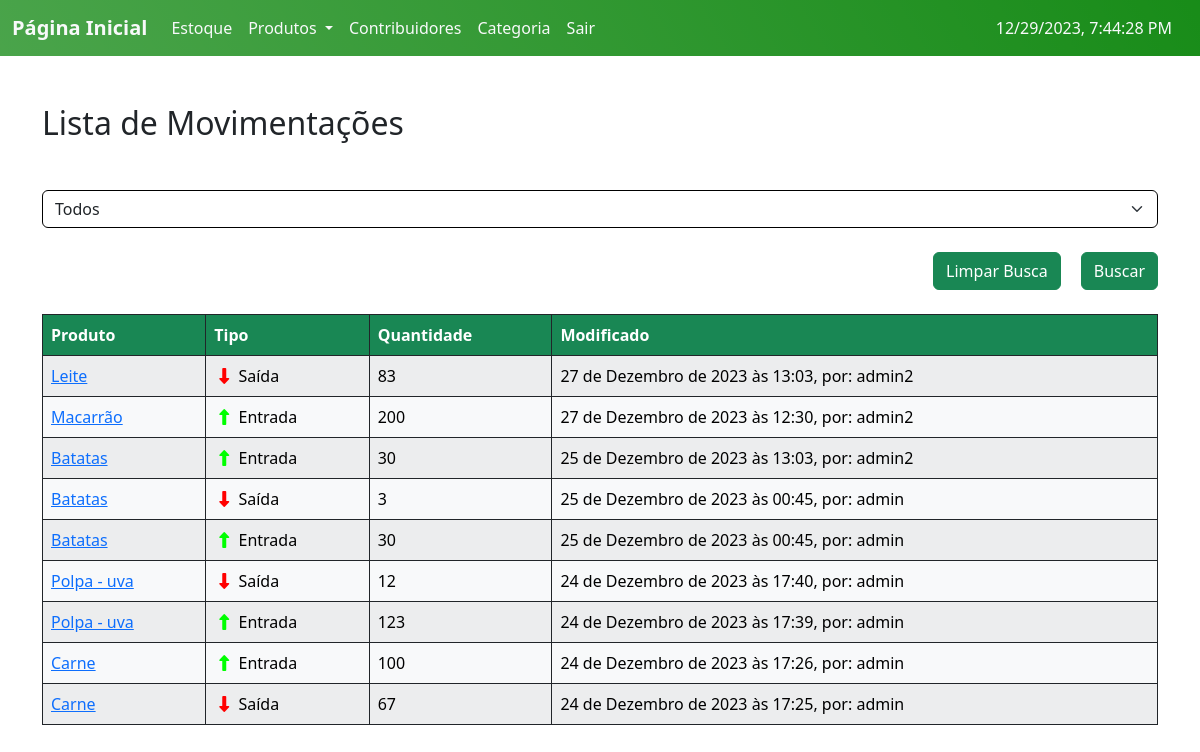
/Movimentos/ (signed in), run on an earlier commit of the app's database.
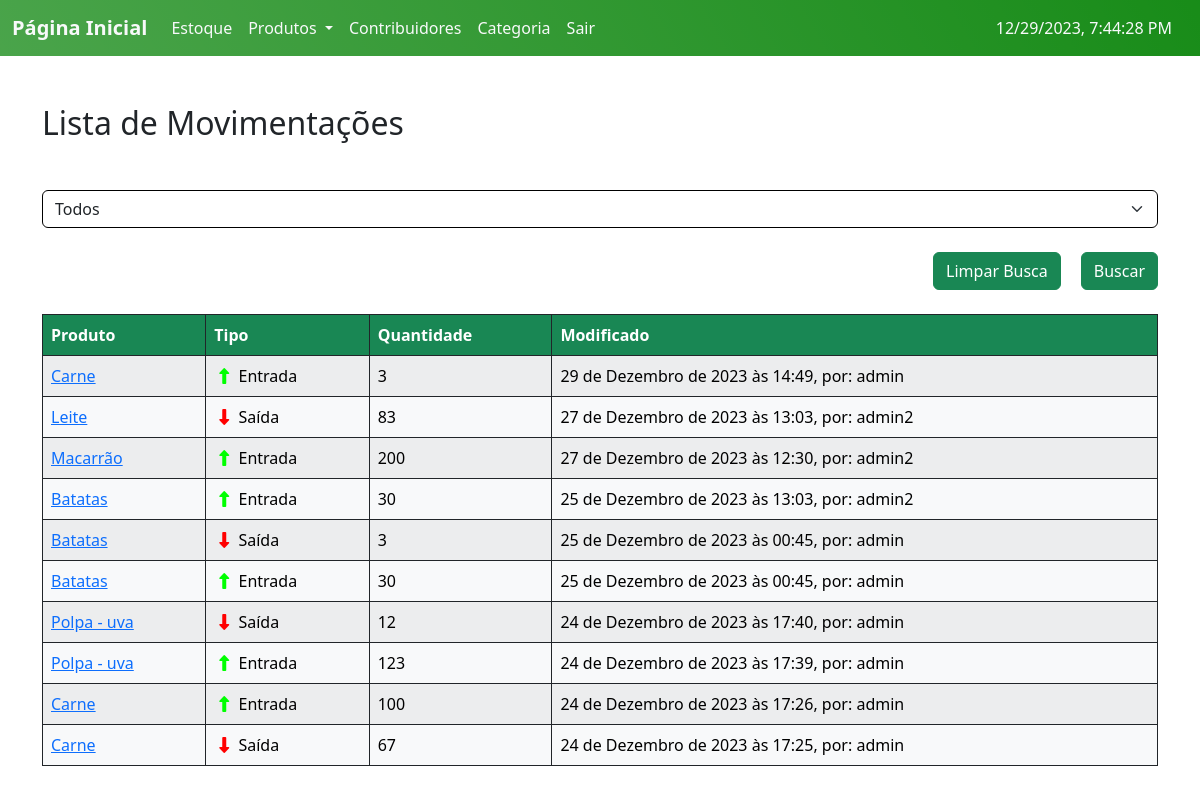
And on a later commit of the database.
### ABSJ/models.py (models this page shows, shortened)
class Movimento(models.Model):
    user = models.ForeignKey(User, on_delete=models.CASCADE)
    produto = models.ForeignKey(Produto, on_delete=models.CASCADE)
    quantidade = models.PositiveIntegerField()
    tipo = models.CharField(max_length=7, choices=MOVIMENTO)
    modificado = models.DateTimeField(auto_now=True)
    class Meta:
        ordering = ['-modificado']

class Produto(models.Model):
    user = models.ForeignKey(User, on_delete=models.CASCADE)
    categoria = models.ForeignKey(Categoria, on_delete=models.CASCADE, null=True)
    contribuidor = models.ForeignKey(Contribuidor, on_delete=models.CASCADE, null=True)
    produto = models.CharField(max_length=200)
    codigo = models.PositiveIntegerField(unique=True)
    estoque = models.PositiveIntegerField(default=0)
    validade = models.DateField()
    tempo_ultima_atualizacao = models.DateField(default=date.today)
    quantidade_dias = models.IntegerField(default=0)
    class Meta:
        ordering = ['produto']
    def __str__(self):
        return self.produto

### ABSJ/views.py (the view)
# urls.py: path('Movimentos/', v.movimento_list, name='Movimento_list'),
@login_required
def movimento_list(request):
    movimentos = m.Movimento.objects.all()
    tipo = request.GET.get('tipo')
    if tipo:
        movimentos = movimentos.filter(tipo=tipo)
    return render(request, 'list_Movimento.html', {'movimentos':movimentos})

### templates/list_Movimento.html (shortened to what this page needs)
{% extends 'home.html' %}
{% load static %}
{% block content %}
<div class="container mt-5">
  <h2 class="mb-5">Lista de Movimentações</h2>
  <form action="{% url 'Movimento_list' %}" method="GET">
    <select name="tipo" class="form-select mb-4">
      <option value="">Todos</option>
    </select>
    <div class="d-flex justify-content-end mb-4">
      <a class="btn btn-success"style="margin-right: 20px;" href="{% url 'Movimento_list' %}">Limpar Busca</a>
      <input class="btn btn-success" type="submit" value="Buscar">
    </div>
  </form>
  <div class="table-responsive">
    <table class="table table-striped table-bordered table-hover border-dark">
      <thead id="customTableHead" class="thead-dark table-custom">
        <tr>
          <th scope="col">Produto</th>
            <th scope="col" >Tipo</th>
            <th scope="col">Quantidade</th>
            <th scope="col">Modificado</th>
        </tr>
      </thead>
      <tbody>
        {% if movimentos %}
          {% for movimento in movimentos %}
            <tr class="table-light border-dark custom-links">
              <td><a href="{% url 'Produto_read' id=movimento.produto.id %}">{{ movimento.produto }}</a></td>
              <td>
                {% if movimento.tipo == 'Entrada' %}
                  <i class="fa-solid fa-up-long" style="color: #0f0; padding: 0 5px;"></i>
                  {{ movimento.tipo }}
                {% elif movimento.tipo == 'Saída' %}
                  <i class="fa-solid fa-down-long" style="color: #f00; padding: 0 5px;"></i>
                  {{ movimento.tipo }}
                {% endif %}
              </td>
              <td>{{ movimento.quantidade }}</td>
              <td>{{ movimento.modificado }}, por: {{ movimento.user }}</td>
            </tr>
          {% endfor %}
        {% else %}
          <tr>
            <td class="text-center p-5" colspan="5">Sem resultados encontrados :C</td>
          </tr>
        {% endif %}
      </tbody>
    </table>
  </div>
</div>
{% endblock %}

What changed in the data, as far as the page shows it:
added Movimento: produto "Carne", tipo "Entrada", quantidade "3", modificado "29 de Dezembro de 2023 às 14:49", user "admin"
